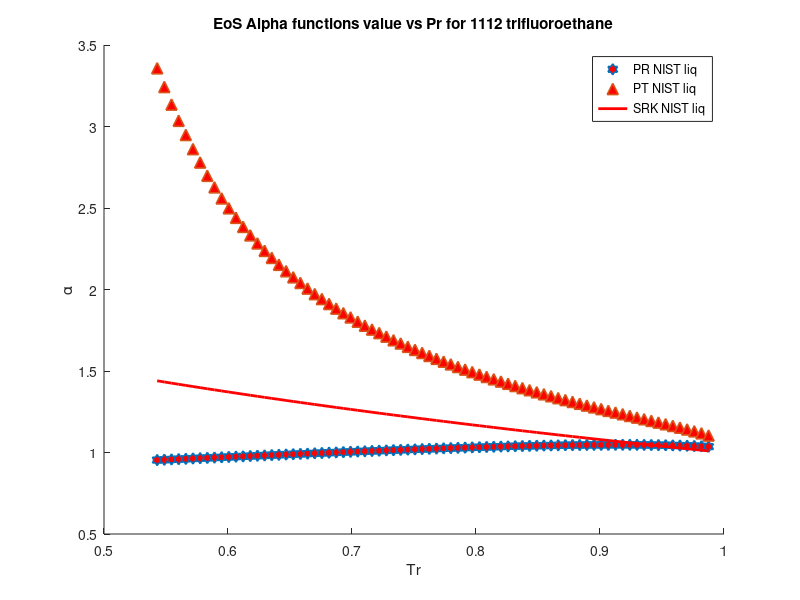

Write MATLAB code to recreate this figure.
clear 
clc
load trifluoroethane_sat_data.mat
%alpha PR & SRK for trifluoroethane
P = P*10^6;
omega = 0.2615; %Acentric factor
Tc = 346.3; %K
Pc = 4500000; %Pa
R = 8.31446 %J/K*mol
Zc = 0.255;
b1 = 0.07780*(R*Tc/Pc);
a1 = 0.45724*(((R^2)*(Tc^2))/Pc);
b2 = 0.08664*(R*Tc/Pc);
a2 = 0.42747*(((R^2)*(Tc^2))/Pc);
omega_c = 1-3*Zc;
omega_b = 0.08446114781;
omega_a = 3*Zc^2+3*(1-2*Zc)*omega_b+omega_b^2+1-3*Zc;
a3 = omega_a*(((R^2)*(Tc^2))/Pc);
b3 = omega_b*(R*Tc/Pc);
c3 = omega_c*(R*Tc/Pc);
T = 188.0; %k
M = 84/1000; %kg/mol
S1=0.37464+1.54226*omega-0.26992*omega^2;
S2=0.48508+1.55171*omega-0.176*omega^2;

for i = 1:1:78
   Pr = P/Pc; 
   Tr = T/Tc;
   Tr_list(i)=Tr;
   Vm_liq(i) = M/rho_liq(i);
   Vm_vap(i) = M/rho_vap(i);
   alpha_PT_liq(i) = ((R*T)/(Vm_liq(i)-b3)-P(i))*((Vm_liq(i)^2+b3*Vm_liq(i)+c3*Vm_liq(i)-c3*b3)/a3);
   alpha_PT_vap(i) = ((R*T)/(Vm_vap(i)-b3)-P(i))*((Vm_vap(i)^2+b3*Vm_vap(i)+c3*Vm_vap(i)-c3*b3)/a3);
   alpha_PR_liq(i) = ((R*T)/(Vm_liq(i)-b1)-P(i))*((Vm_liq(i)^2+2*b1*Vm_liq(i)-b1^2)/a1)
   alpha_SRK_liq(i) = ((R*T)/(Vm_liq(i)-b2)-P(i))*((Vm_liq(i)^2+b2*Vm_liq(i))/a2);
   alpha_PR_vap(i) = ((R*T)/(Vm_vap(i)-b1)-P(i))*((Vm_vap(i)^2+2*b1*Vm_vap(i)-b1^2)/a1);
   alpha_SRK_vap(i) = ((R*T)/(Vm_vap(i)-b2)-P(i))*((Vm_vap(i)^2+b2*Vm_vap(i))/a2);
   alpha_soave_PR(i) =(1+S1*(1-sqrt(Tr)))^2;
   alpha_soave_SRK(i) =(1+S2*(1-sqrt(Tr)))^2;
   alpha_Gasem(i) = exp((1.943+0.926*Tr)*(1-(Tr)^0.1441));
%    alpha_twu(i) = (Tr)^(0.081043)*exp(0.915696*(1-(Tr)^(2.61622)));
   Temp(i)=T;
   T = T+2;
end
hold on

 plot(Tr_list,alpha_PR_liq,'h','MarkerSize',8,'MarkerFaceColor','r','LineWidth',1.2)
% plot(Tr_list,alpha_PT_liq,'h','MarkerSize',8,'MarkerFaceColor','g','LineWidth',1.2)
% plot(Tr_list,alpha_SRK_vap,'h','MarkerSize',8,'MarkerFaceColor','m','LineWidth',1.2)
 plot(Tr_list,alpha_PR_vap,'^','MarkerSize',8,'MarkerFaceColor','r','LineWidth',1.2)
% plot(Tr_list,alpha_PT_vap,'^','MarkerSize',8,'MarkerFaceColor','g','LineWidth',1.2)
% plot(Tr_list,alpha_SRK_vap,'^','MarkerSize',8,'MarkerFaceColor','m','LineWidth',1.2)
 plot(Tr_list,alpha_soave_PR,'r','LineWidth',2)
% plot(Tr_list,alpha_soave_SRK,'g','LineWidth',2)
% plot(Tr_list,alpha_Gasem,'b','LineWidth',2)

hold off
legend('PR NIST liq','PT NIST liq','SRK NIST liq','PR NIST vap','PT NIST vap','SRK NIST vapor','Soave PR','Soave SRK','Gasem')
xlabel('Tr')
ylabel('\alpha')
title('EoS Alpha functions value vs Pr for 1112 trifluoroethane')
% axis([0.6,1,0.8,2.4])
